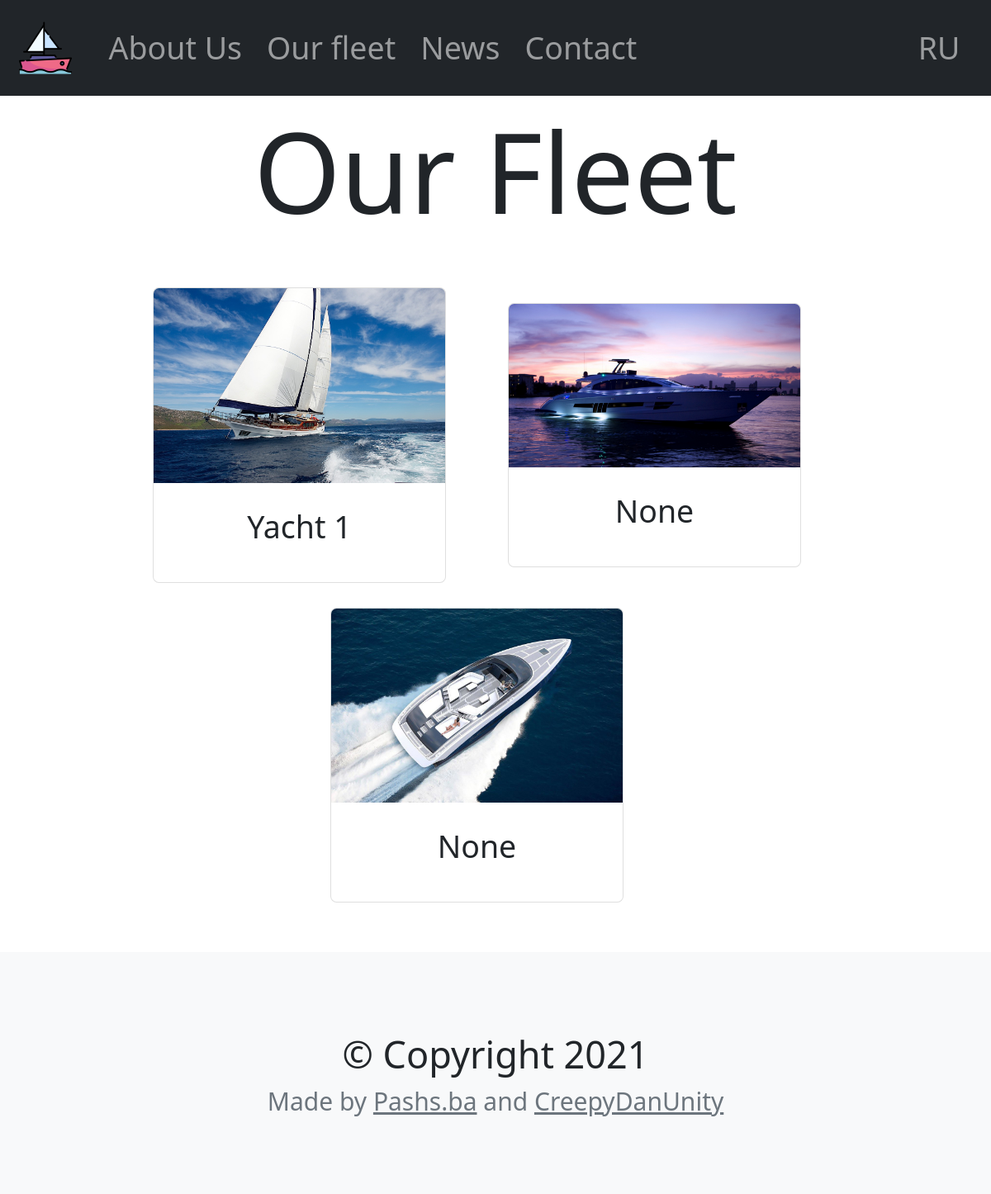
The app's page /products/en with its own data.
### products/models.py (models this page shows, shortened)
class Product(models.Model):
    name = models.CharField(max_length=1024)
    en_name = models.CharField(max_length=1024, null=True)
    description = models.TextField(null=True)
    en_description = models.TextField(null=True)
    images_list = models.JSONField()
    into_photos = models.JSONField(null=True)
    length = models.FloatField(null=True)
    width = models.FloatField(null=True)
    displacement = models.FloatField(null=True)
    passengers = models.IntegerField(null=True)
    max_load = models.FloatField(null=True)
    spec = models.FileField(null=True)
    en_spec = models.FileField(null=True)

### products/views.py (the view)
# urls.py: path('en', en_all_products_page, name='en_all_products'),
def en_all_products_page(request):
    products = Product.objects.all()
    for i in products:
        print(i.images_list)
    return render(request, 'en_all_products.html', {
        'products': Product.objects.all()
    })

### products/templates/en_all_products.html
{% extends 'en_base.html' %}
{% load static %}
{% block current_page %}
    {% url 'all_products' %}
{% endblock %}
{% block main %}
    <h2 class="display-2 text-center" style="margin-top: 10px">Our Fleet</h2>
    <div class="row my-4 d-flex justify-content-center align-items-center mw-100">
        {% for product in products %}
        <div class="col-xl-4 mx-2 my-2 text-center">
            <div class="card h-100" >
              <a href="{% url 'en_product' product.pk%}">
                  <img class="card-img-top" src="{% static product.images_list.0 %}" alt="Card image cap">
              </a>
              <div class="card-body">
                <h5 class="card-title">{{ product.en_name }}</h5>
              </div>
            </div>
        </div>
        {% endfor %}
    </div>
{% endblock %}

### templates/en_base.html (style rules this page uses)
@media (max-width: 1200px) { * { font-size: 30px; } }

### records on screen
Product: en_name "Yacht 1"
Product: en_name "None"
Product: en_name "None"
